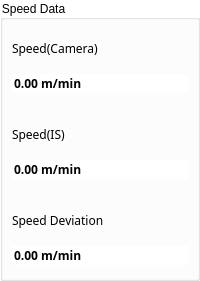
         <widget class="QGroupBox" name="groupBoxSpeeData">
          <property name="styleSheet">
           <string notr="true">QGroupBox{
    background-color: transparent;
}</string>
          </property>
          <property name="title">
           <string>Speed Data</string>
          </property>
          <layout class="QGridLayout" name="gridLayout_18">
           <property name="leftMargin">
            <number>0</number>
           </property>
           <property name="topMargin">
            <number>0</number>
           </property>
           <property name="rightMargin">
            <number>0</number>
           </property>
           <property name="bottomMargin">
            <number>4</number>
           </property>
           <property name="spacing">
            <number>4</number>
           </property>
           <item row="0" column="0">
            <widget class="ContentBoardItem" name="widgetDashBoardSpeed" native="true">
             <property name="minimumSize">
              <size>
               <width>0</width>
               <height>82</height>
              </size>
             </property>
             <property name="maximumSize">
              <size>
               <width>16777215</width>
               <height>82</height>
              </size>
             </property>
             <property name="styleSheet">
              <string notr="true">/*QFrame{
     background:rgb(249,247,248);
     min-height: 80px;
     max-height: 80px;
}

QLabel{
  background:rgb(249,247,248);
  color: rgb(39,51,66);
  font-size: 16px;
  font-family: Siemens Sans;
  min-height: 20px;
  max-height: 20px;
}

QDoubleSpinBox{
  background:rgb(249,247,248);
  color: rgb(39,51,66);
  font-size: 16px;
  font-weight: bold;
  font-family: Siemens Sans;
  min-height: 32px;
  max-height: 32px;
}

*/


</string>
             </property>
             <layout class="QGridLayout" name="gridLayout_6">
              <property name="leftMargin">
               <number>9</number>
              </property>
              <property name="rightMargin">
               <number>9</number>
              </property>
              <item row="1" column="0">
               <widget class="QDoubleSpinBox" name="doubleSpinBoxSpeed">
                <property name="font">
                 <font>
                  <family>Siemens Sans</family>
                  <weight>75</weight>
                  <bold>true</bold>
                 </font>
                </property>
                <property name="styleSheet">
                 <string notr="true">QDoubleSpinBox{
 border: 0px;
}</string>
                </property>
                <property name="wrapping">
                 <bool>true</bool>
                </property>
                <property name="frame">
                 <bool>false</bool>
                </property>
                <property name="readOnly">
                 <bool>true</bool>
                </property>
                <property name="buttonSymbols">
                 <enum>QAbstractSpinBox::NoButtons</enum>
                </property>
                <property name="showGroupSeparator" stdset="0">
                 <bool>false</bool>
                </property>
                <property name="suffix">
                 <string> m/min</string>
                </property>
                <property name="decimals">
                 <number>2</number>
                </property>
                <property name="minimum">
                 <double>-1.000000000000000</double>
                </property>
                <property name="maximum">
                 <double>10000.000000000000000</double>
                </property>
                <property name="singleStep">
                 <double>0.001000000000000</double>
                </property>
               </widget>
              </item>
              <item row="0" column="0">
               <widget class="QLabel" name="labelDashBoardSpeed">
                <property name="font">
                 <font>
                  <family>Siemens Sans</family>
                 </font>
                </property>
                <property name="styleSheet">
                 <string notr="true"/>
                </property>
                <property name="text">
                 <string>Speed(Camera)</string>
                </property>
               </widget>
              </item>
             </layout>
            </widget>
           </item>
           <item row="1" column="0">
            <widget class="ContentBoardItem" name="widgetDashBoardSpeedFromIS" native="true">
             <property name="minimumSize">
              <size>
               <width>0</width>
               <height>82</height>
              </size>
             </property>
             <property name="maximumSize">
              <size>
               <width>16777215</width>
               <height>82</height>
              </size>
             </property>
             <property name="styleSheet">
              <string notr="true">/*QFrame{
     background:rgb(249,247,248);
     min-height: 80px;
     max-height: 80px;
}

QLabel{
  background:rgb(249,247,248);
  color: rgb(39,51,66);
  font-size: 16px;
  font-family: Siemens Sans;
  min-height: 20px;
  max-height: 20px;
}

QDoubleSpinBox{
  background:rgb(249,247,248);
  color: rgb(39,51,66);
  font-size: 16px;
  font-weight: bold;
  font-family: Siemens Sans;
  min-height: 32px;
  max-height: 32px;
}
*/

QDoubleSpinBox{
 border: 0px;
}


</string>
             </property>
             <layout class="QGridLayout" name="gridLayout_32">
              <property name="leftMargin">
               <number>9</number>
              </property>
              <property name="rightMargin">
               <number>9</number>
              </property>
              <item row="2" column="0">
               <widget class="QDoubleSpinBox" name="doubleSpinBoxSpeedFromIS">
                <property name="font">
                 <font>
                  <family>Siemens Sans</family>
                  <weight>75</weight>
                  <bold>true</bold>
                 </font>
                </property>
                <property name="styleSheet">
                 <string notr="true">QDoubleSpinBox{
 border: 0px;
}</string>
                </property>
                <property name="wrapping">
                 <bool>false</bool>
                </property>
                <property name="frame">
                 <bool>false</bool>
                </property>
                <property name="readOnly">
                 <bool>true</bool>
                </property>
                <property name="buttonSymbols">
                 <enum>QAbstractSpinBox::NoButtons</enum>
                </property>
                <property name="suffix">
                 <string> m/min</string>
                </property>
                <property name="decimals">
                 <number>2</number>
                </property>
                <property name="minimum">
                 <double>0.000000000000000</double>
                </property>
                <property name="maximum">
                 <double>1000000.000000000000000</double>
                </property>
                <property name="singleStep">
                 <double>0.001000000000000</double>
                </property>
               </widget>
              </item>
              <item row="1" column="0">
               <widget class="QLabel" name="labelDashBoardSpeedFromIS">
                <property name="font">
                 <font>
                  <family>Siemens Sans</family>
                 </font>
                </property>
                <property name="text">
                 <string>Speed(IS)</string>
                </property>
               </widget>
              </item>
             </layout>
            </widget>
           </item>
           <item row="2" column="0">
            <widget class="ContentBoardItem" name="widgetDashBoardDeltaSpeed" native="true">
             <property name="minimumSize">
              <size>
               <width>0</width>
               <height>82</height>
              </size>
             </property>
             <property name="maximumSize">
              <size>
               <width>16777215</width>
               <height>82</height>
              </size>
             </property>
             <property name="styleSheet">
              <string notr="true">/*QFrame{
     background:rgb(249,247,248);
     min-height: 80px;
     max-height: 80px;
}

QLabel{
  background:rgb(249,247,248);
  color: rgb(39,51,66);
  font-size: 16px;
  font-family: Siemens Sans;
  min-height: 20px;
  max-height: 20px;
}

QDoubleSpinBox{
  background:rgb(249,247,248);
  color: rgb(39,51,66);
  font-size: 16px;
  font-weight: bold;
  font-family: Siemens Sans;
  min-height: 32px;
  max-height: 32px;
}
*/



</string>
             </property>
             <layout class="QGridLayout" name="gridLayout_7">
              <property name="leftMargin">
               <number>9</number>
              </property>
              <property name="rightMargin">
               <number>9</number>
              </property>
              <item row="2" column="0">
               <widget class="QDoubleSpinBox" name="doubleSpinBoxDeltaSpeed">
                <property name="font">
                 <font>
                  <family>Siemens Sans</family>
                  <weight>75</weight>
                  <bold>true</bold>
                 </font>
                </property>
                <property name="styleSheet">
                 <string notr="true">QDoubleSpinBox{
 border: 0px;
}</string>
                </property>
                <property name="wrapping">
                 <bool>false</bool>
                </property>
                <property name="frame">
                 <bool>false</bool>
                </property>
                <property name="readOnly">
                 <bool>true</bool>
                </property>
                <property name="buttonSymbols">
                 <enum>QAbstractSpinBox::NoButtons</enum>
                </property>
                <property name="suffix">
                 <string> m/min</string>
                </property>
                <property name="decimals">
                 <number>2</number>
                </property>
                <property name="minimum">
                 <double>-1.000000000000000</double>
                </property>
                <property name="maximum">
                 <double>10000.000000000000000</double>
                </property>
                <property name="singleStep">
                 <double>0.010000000000000</double>
                </property>
               </widget>
              </item>
              <item row="0" column="0">
               <widget class="QLabel" name="labelDashBoardDeltaSpeed">
                <property name="font">
                 <font>
                  <family>Siemens Sans</family>
                 </font>
                </property>
                <property name="styleSheet">
                 <string notr="true"/>
                </property>
                <property name="text">
                 <string>Speed Deviation</string>
                </property>
               </widget>
              </item>
             </layout>
            </widget>
           </item>
          </layout>
         </widget>
